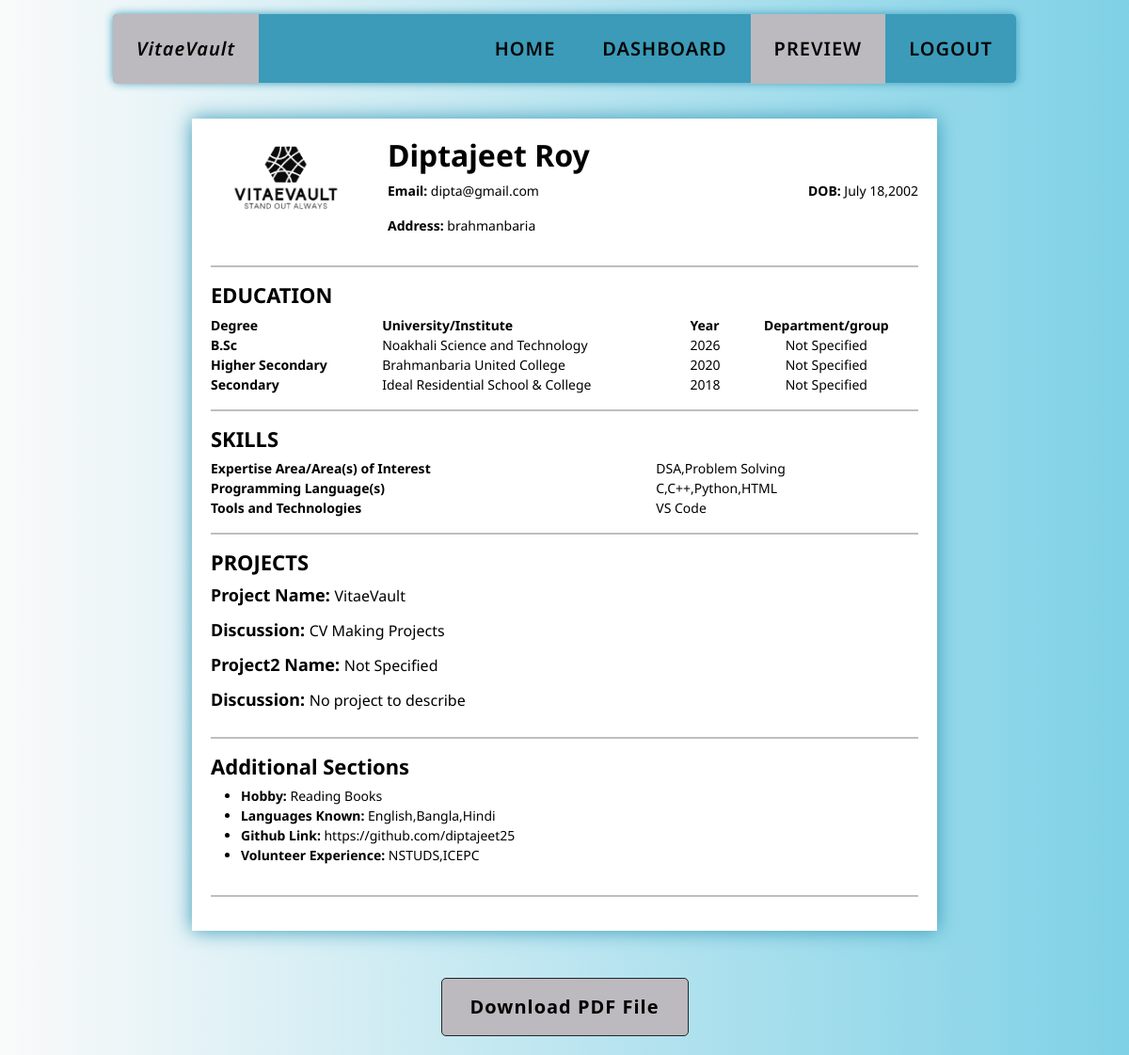
/preview/ (signed in), run on the app's committed database.
### app/models.py (models this page shows, shortened)
class Student(models.Model):
    user = models.OneToOneField(User, on_delete = models.CASCADE,  primary_key=True)
    fullname = models.CharField(max_length=100)
    email = models.EmailField(max_length=100)
    dob = models.CharField(max_length=100)
    adress = models.TextField()
    clgname = models.CharField(max_length=100)
    clgdeg = models.CharField(max_length=100,default="Not Specified")
    clgyear = models.IntegerField()
    clgyear = models.CharField(max_length=100)
    clgdept = models.CharField(max_length=100,default="Not Specified")
    cls12name = models.CharField(max_length=100)
    cls12year = models.IntegerField()
    cls12group = models.CharField(max_length=100,default="Not Specified")
    cls10name = models.CharField(max_length=100)
    cls10year = models.IntegerField()
    cls10group = models.CharField(max_length=100,default="Not Specified")
    intrest = models.CharField(max_length=100)
    planguages = models.CharField(max_length=100)
    toolsandtech = models.CharField(max_length=100)
    projectname = models.CharField(max_length=100)
    projectdesc = models.TextField()
    project2name = models.CharField(max_length=100,default="Not Specified")
    project2desc = models.TextField(default="No project to describe")
    hobby1 = models.CharField(max_length=100)
    hobby2 = models.CharField(max_length=100)
    hobby3 = models.CharField(max_length=100)
    hobby4 = models.CharField(max_length=100)

### app/views.py (the view)
# urls.py: path('preview/', app_views.preview, name='preview'),
def preview(request):
    if request.user.is_authenticated:
        details = Student.objects.filter(user=request.user)
        if(details):
            data = details[0]
        else:
            data = {}
        return render(request, 'app/preview.html',{'data':data})
    else:
        return HttpResponseRedirect('/login/')

### app/templates/app/preview.html (shortened to what this page needs)
{% extends 'app/base.html' %}
{% load static %}
{% block content %}
<br>
<br>
<br>
<br>
<div class="resume-page">
    <div id="resume" >
        <table class="my-side-line w-100">
            <tr style="display:flex; flex-direction: row; justify-content:space-between;">
                <td id="logo"><img style="width: 150px;" src="{% static 'Capture-removebg-preview.png' %}"></td>
                <td class="w-75">
                    <h2 class="w-100 fw-bold">{{data.fullname}}</h2>
                    <p class="w-100 d-inline-flex justify-content-between">
                        <span class="w-50 inline-block fw-bold">Email:
                            <span class="fw-normal">{{data.email}}</span>
                        </span>
                        <span class="w-50 inline-block text-end fw-bold">DOB:
                            <span class="fw-normal">{{data.dob}}</span>
                        </span>
                    </p>
                    <p class="w-100 fw-bold">
                        Address:
                        <span class="fw-normal" style="width: 87%;">{{data.adress}}</span>
                    </p>
                </td>
            </tr>
        </table>
        <hr class="my-3" style="border-bottom:2px solid black">
        <table class="my-side-line w-100">
            <thead>
                <tr>
                    <td colspan="4" class="section-header">
                        <h3 class="fw-bold">EDUCATION</h3>
                    </td>
                </tr>
                <tr class="text-center w-100">
                    <th colspan="1" class="text-start w-35 heading-title">Degree</th>
                    <th colspan="1" class="text-start w-35 heading-title">University/Institute</th>
                    <th colspan="1" class="text-start w-15 heading-title">Year</th>
                    <th colspan="1" class="text-center w-15 heading-title">Department/group</th>
                </tr>
            </thead>
            <tbody>
                <tr>
                    <td>
                        <div class="fw-bold align-top heading-title"> {{data.clgdeg}} </div>
                    </td>
                    <td>
                        <div>{{data.clgname}}</div>
                    </td>
                    <td>
                        <div>{{data.clgyear}}</div>
                    </td>
                    <td>
                        <div class="text-center">{{data.clgdept}}</div>
                    </td>
                </tr>
                <tr>
                    <td>
                        <div class="fw-bold align-top heading-title">Higher Secondary</div>
                    </td>
                    <td>
                        <div>{{data.cls12name}}</div>
                    </td>
                    <td>
                        <div>{{data.cls12year}}</div>
                    </td>
                    <td>
                        <div class="text-center">{{data.cls12group}}</div>
                    </td>
                </tr>
                <tr>
                    <td>
                        <div class="fw-bold heading-title">Secondary</div>
                    </td>
                    <td>
                        <div>{{data.cls10name}}</div>
                    </td>
                    <td>
                        <div>{{data.cls10year}}</div>
                    </td>
                    <td>
                        <div class="text-center">{{data.cls10group}}</div>
                    </td>
                </tr>
            </tbody>
        </table>
        <hr class="my-3" style="border-bottom:2px solid black">
        <table class="w-100 my-side-line">
            <thead>
                <tr>
                    <td colspan="2" class="section-header">
                        <h3 class="fw-bold">SKILLS</h3>
                    </td>
                </tr>
            </thead>
            <tbody>
                <tr>
                    <td class="w-35 fw-bold heading-title">Expertise Area/Area(s) of Interest</td>
                    <td>
                        <div class="w-100">{{data.intrest}}
                        </div>
                    </td>
                </tr>
                <tr>
                    <td class="fw-bold  heading-title">Programming Language(s)</td>
                    <td>
                        <div class="w-100">{{data.planguages}}</div>
                    </td>
                </tr>
                <tr>
                    <td><b>Tools and Technologies</b></td>
                    <td>
                        <div class="w-100">{{data.toolsandtech}}</div>
                    </td>
                </tr>
            </tbody>
        </table>
        <hr class="my-3" style="border-bottom:2px solid black">
        <table class="w-100 my-side-line">
            <thead>
              <tr>
                <td colspan="2" class="section-header">
                  <h3 class="fw-bold">PROJECTS</h3>
                </td>
              </tr>
            </thead>
            <tbody>
              <tr>
                <td colspan="2">
                  <div class="project-info">
                    <div class="fw-bold project-name">Project Name:
                      <span class="fw-normal">{{data.projectname}}</span>
                    </div>
                    <div class="fw-bold discussion">Discussion:
                      <span class="fw-normal">{{data.projectdesc}}</span>
                    </div>
                  </div>
                  <div class="project-info">
                    <div class="fw-bold project-name">Project2 Name:
                      <span class="fw-normal">{{data.project2name}}</span>
                    </div>
                    <div class="fw-bold discussion">Discussion:
                      <span class="fw-normal">{{data.project2desc}}</span>
                    </div>
                  </div>
                </td>
              </tr>
            </tbody>
          </table>
          <hr class="my-3" style="border-bottom: 2px solid black;">
        <table class="w-100 my-side-line">
            <tbody>
                <tr style="display:flex; justify-content: space-between">
                    <td class="w-100">
                        <table class="w-100 section">
                            <tr>
                                <td colspan="2" class="section-header">
                                    <h3 class="fw-bold">Additional Sections</h3>
                                    <ul id="hobbies-list">
                                        <li> </div>
                                            <div class="fw-bold discussion">Hobby:
                                                <span class="fw-normal">{{data.hobby1}}</span>
                                        <li> </div>
                                            <div class="fw-bold discussion">Languages Known:
                                                <span class="fw-normal">{{data.hobby2}}</span>
                                        <li> </div>
                                            <div class="fw-bold discussion">Github Link:
                                                <span class="fw-normal">{{data.hobby3}}</span>
                                        <li></div>
                                    <div class="fw-bold discussion">Volunteer Experience:
                                      <span class="fw-normal">{{data.hobby4}}</span>
                                    </div>
        <hr class="my-3" style="border-bottom:2px solid black">
    </div>
<button class="btns btn btn-dark" id="download" onclick="PrintDiv()">Download PDF File</button>
{% endblock content %}

### app/static/css/style.css (style rules this page uses)
:root { --bgcolor: rgb(59, 155, 185) !important; --fontcolor: #000000; --clr: #bcbabe; }
* { margin: 0; padding: 0; box-sizing: border-box; font-family: "Noto Sans", sans-serif; scroll-behavior: smooth; }
body { background: linear-gradient(to right, #fafafa, #7fd1e6); }
.resume-page { width: 792px; max-width: 1200px; margin: 30px auto 50px; background-color: #ffffff; color: var(--fontcolor); box-shadow: 0 0 20px var(--bgcolor); font-size: 14px; padding: 20px; }
.section-header h3 { font-size: 22px; }
.project-info .project-name, .project-info .project-guide, .project-info .discussion { font-size: 18px; margin-bottom: 10px; }
.project-info .fw-normal { font-size: 16px; }
hr.my-3 { border-bottom: 2px solid black; margin: 15px 0; }
.btns { padding: 15px 30px; font-size: 20px; font-weight: 600; letter-spacing: 1px; display: block; margin: 20px auto; background-color: var(--clr); color: #000000; border-radius: 5px; text-align: center; transition: 0.3s; }
#download { margin-top: 40px; text-align: center; }

### data on the page
Student: fullname "Diptajeet Roy", email "dipta@gmail.com", dob "July 18,2002", adress "brahmanbaria", clgdeg "B.Sc", clgname "Noakhali Science and Technology", clgyear "2026", clgdept "Not Specified", cls12name "Brahmanbaria United College", cls12year "2020", cls12group "Not Specified", cls10name "Ideal Residential School & College", cls10year "2018", cls10group "Not Specified", intrest "DSA,Problem Solving", planguages "C,C++,Python,HTML", toolsandtech "VS Code", projectname "VitaeVault", projectdesc "CV Making Projects", project2name "Not Specified", project2desc "No project to describe", hobby1 "Reading Books", hobby2 "English,Bangla,Hindi", hobby3 "https://github.com/diptajeet25", hobby4 "NSTUDS,ICEPC"
